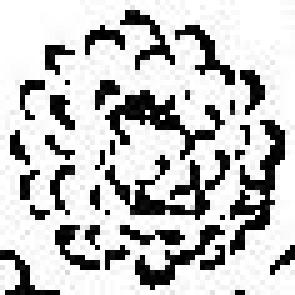
#> input picture datasets/patterns/arbre0.jpg, 59 x 59 px (shown 5 times larger)
$ python -i shapeExtraction.py   (imports and definitions only)   (older library calls are emulated)
#> lines starting #> are read from the running program, lines starting #| are printed output that depends on the picture
#> further down, picture is the input picture: shape (59, 59, 3); min 0, max 255, mean 192.9
import cv2
import numpy as np
import imutils
import math
import mahotas
import matplotlib.pyplot as plt

def getContours(image, lowThresholdDist=0.1):
#> called with lowThresholdDist = 0.1
    kernel = np.array([[1, 1, 1], [1, -8, 1], [1, 1, 1]], dtype=np.float32)
    imgLaplacian = cv2.filter2D(image, cv2.CV_32F, kernel)
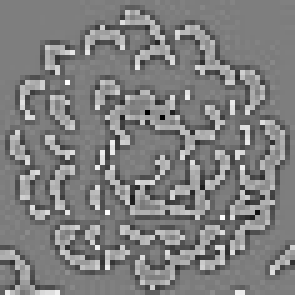
#> imgLaplacian: shape (59, 59, 3) float32 (shown 5 times larger); min -2002, max 2028, mean 1.5; drawn with min black and max white
    sharp = np.float32(image)
    imgResult = sharp - imgLaplacian
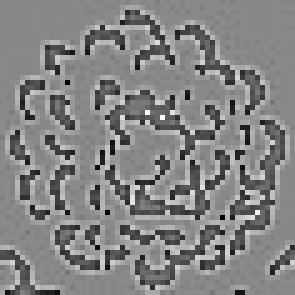
#> imgResult: shape (59, 59, 3) float32 (shown 5 times larger); min -2028, max 2257, mean 191.3; drawn with min black and max white
    imgResult = np.clip(imgResult, 0, 255)
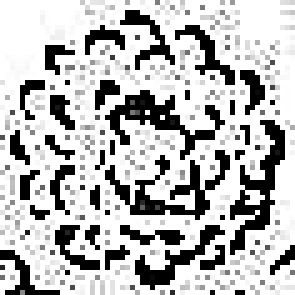
#> imgResult: shape (59, 59, 3) float32 (shown 5 times larger); min 0, max 255, mean 186.4
    imgResult = imgResult.astype('uint8')

#> (the run stopped early here; a loop or call above may not have finished)

$ run again, on datasets/patterns/arbre1.jpg
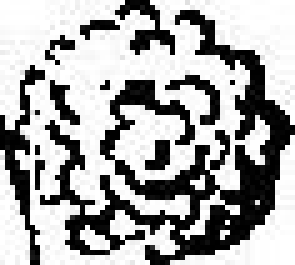
#> input picture datasets/patterns/arbre1.jpg, 59 x 53 px (shown 5 times larger)
#> picture is the input picture: shape (53, 59, 3); min 0, max 255, mean 168.1
#> in getContours, `imgLaplacian = cv2.filter2D(image, cv2.CV_32F, kernel)`:
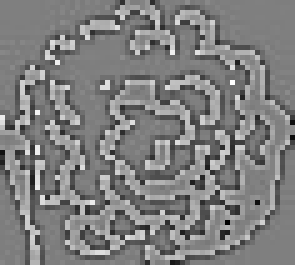
#> imgLaplacian: shape (53, 59, 3) float32 (shown 5 times larger); min -2008, max 2009, mean -2.5; drawn with min black and max white
#> in getContours, `imgResult = np.clip(imgResult, 0, 255)`:
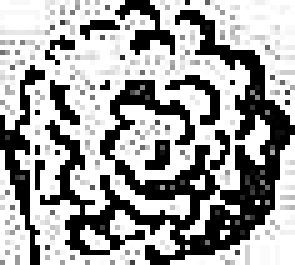
#> imgResult: shape (53, 59, 3) float32 (shown 5 times larger); min 0, max 255, mean 163.5

$ run again, on datasets/patterns/arbre2.jpg
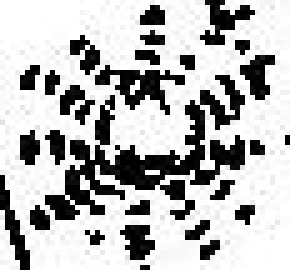
#> input picture datasets/patterns/arbre2.jpg, 58 x 54 px (shown 5 times larger)
#> picture is the input picture: shape (54, 58, 3); min 0, max 255, mean 184
#> in getContours, `imgLaplacian = cv2.filter2D(image, cv2.CV_32F, kernel)`:
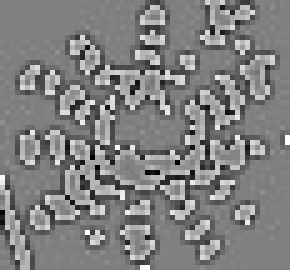
#> imgLaplacian: shape (54, 58, 3) float32 (shown 5 times larger); min -1792, max 1760, mean 0.1; drawn with min black and max white
#> in getContours, `imgResult = np.clip(imgResult, 0, 255)`:
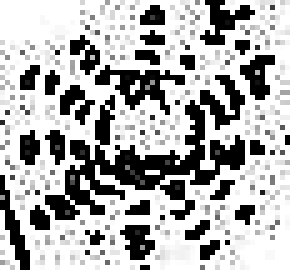
#> imgResult: shape (54, 58, 3) float32 (shown 5 times larger); min 0, max 255, mean 177.3

$ run again, on datasets/patterns/arbre3.jpg
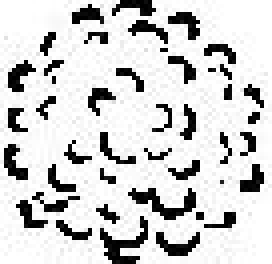
#> input picture datasets/patterns/arbre3.jpg, 68 x 66 px (shown 4 times larger)
#> picture is the input picture: shape (66, 68, 3); min 0, max 255, mean 208.2
#> in getContours, `imgLaplacian = cv2.filter2D(image, cv2.CV_32F, kernel)`:
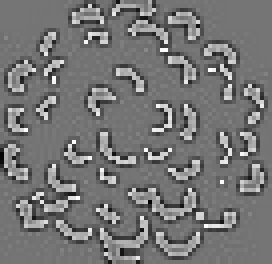
#> imgLaplacian: shape (66, 68, 3) float32 (shown 4 times larger); min -1521, max 1790, mean -1.6; drawn with min black and max white
#> in getContours, `imgResult = np.clip(imgResult, 0, 255)`:
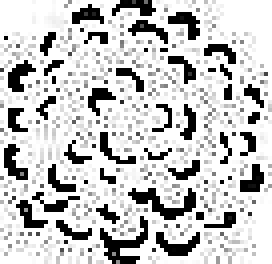
#> imgResult: shape (66, 68, 3) float32 (shown 4 times larger); min 0, max 255, mean 199.3
